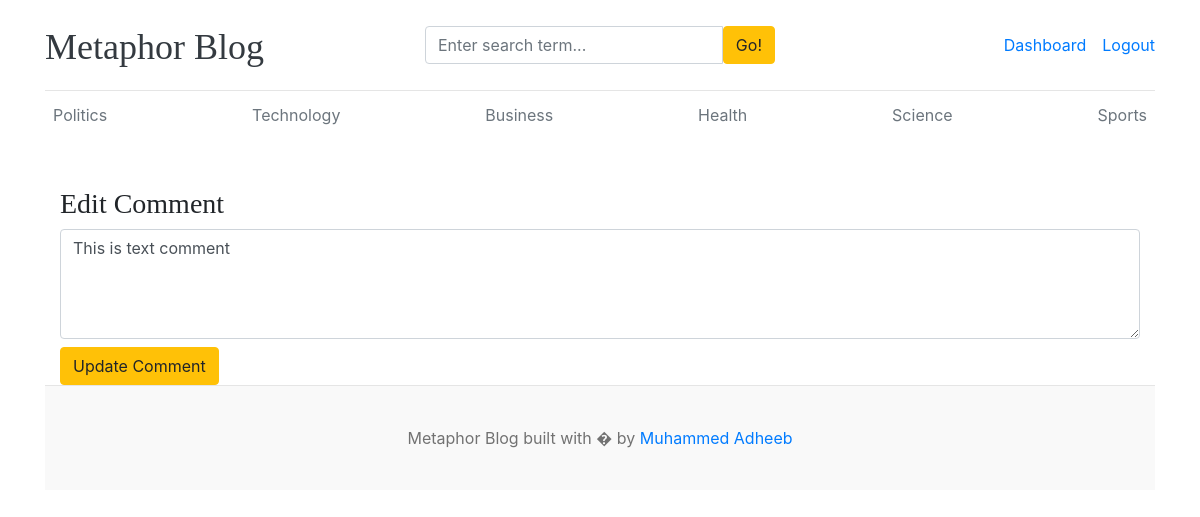
The page /dashboard/comment/edit/1/ (signed in) on the database its author committed.
### blogs/models.py (models this page shows, shortened)
class Category(models.Model):
    category_name = models.CharField(max_length=50, unique=True)
    created_at = models.DateTimeField(auto_now_add=True)
    updated_at = models.DateTimeField(auto_now=True)
    class Meta:
        verbose_name_plural = 'categories'

class Comment(models.Model):
    user = models.ForeignKey(User, on_delete=models.CASCADE)
    blog = models.ForeignKey(Blog, on_delete=models.CASCADE)
    comment = models.TextField(max_length=250)
    created_at = models.DateTimeField(auto_now_add=True)
    updated_at = models.DateTimeField(auto_now=True)

### dashboards/views.py (the view)
# urls.py: path('comment/edit/<int:id>/', views.edit_comment, name='edit_comment'),
def edit_comment(request, id):
    comment = get_object_or_404(Comment, id=id)
    if request.user != comment.user and not request.user.is_superuser:
        return redirect('home')
    if request.method == 'POST':
        comment.comment = request.POST['comment']
        comment.save()
        return redirect('blogs', slug=comment.blog.slug)
    return render(request, 'edit_comment.html', {'comment': comment})

### blogs/context_processors.py (called while the page is built)
def get_categories(request):
    categories = Category.objects.all()
    return dict(categories=categories)

def get_social_links(request):
    social_links = SocialLink.objects.all()
    return dict(social_links=social_links)

### templates/edit_comment.html (shortened to what this page needs)
{% extends "base.html" %}
{% block content %}
<div class="container mt-5">
<h3>Edit Comment</h3>
<form method="POST">
    <textarea name="comment" class="form-control" rows="4">
{{ comment.comment }}
    </textarea>
    <button type="submit" class="btn btn-warning mt-2">
        Update Comment
    </button>
</form>
</div>
{% endblock %}

### templates/base.html (shortened to what this page needs)
{% load static %}
<!DOCTYPE html>
<html lang="en">
<head>
    <link href="https://getbootstrap.com/docs/4.0/dist/css/bootstrap.min.css" rel="stylesheet">
    <link href="{% static 'css/blog.css' %}" rel="stylesheet">
    <link rel="stylesheet" href="https://cdnjs.cloudflare.com/ajax/libs/font-awesome/4.7.0/css/font-awesome.min.css">
  </head>
<body>
    <div class="container">
      <header class="blog-header py-3">
      <div class="row align-items-center">
        <div class="col-4 pt-1">
          <a class="blog-header-logo text-dark" href="/">Metaphor Blog</a>
        </div>
      <div class="col-4">
      <form action="{% url 'search' %}" method="GET">
        <div class="input-group">
          <input
            class="form-control"
            type="text"
            name="keyword"
            value="{{ keyword }}"
            placeholder="Enter search term..."
          />
          <button type="submit" class="btn btn-warning">
            Go!
          </button>
        </div>
      </form>
    </div>
    <div class="col-4 d-flex justify-content-end align-items-center">
      {% if not user.is_authenticated %}
      <a class="btn btn-sm btn-warning" href="{% url 'login' %}">Login</a>
      &nbsp;
      <a class="btn btn-sm btn-outline-secondary" href="{% url 'register' %}">Register</a>
      {% else %}
      <span><a href="{% url 'dashboard' %}">Dashboard</a></span>
      <span><a href=" {% url 'logout' %}">Logout</a></span>
      {% endif %}
    </div>
  </div>
</header>
      <div class="nav-scroller py-1 mb-2">
        <nav class="nav d-flex justify-content-between">
          {% for cat in categories %}
          <a class="p-2 text-muted" href="{% url 'posts_by_category' cat.id %}">{{ cat.category_name}}</a>
          {% endfor %}
        </nav>
      </div>
{% block content %}
{% endblock content %}
<footer class="blog-footer">
  <p>Metaphor Blog built with � by <a href="#">Muhammed Adheeb</a></p>
</footer>
</body>
</html>

### blog_main/static/css/blog.css (style rules this page uses)
.blog-header { border-bottom: 1px solid #e5e5e5; }
.blog-header-logo { font-family: "Playfair Display", Georgia, "Times New Roman", serif; font-size: 2.25rem; }
h1, h2, h3, h4, h5, h6 { font-family: "Playfair Display", Georgia, "Times New Roman", serif; }
.blog-footer { padding: 2.5rem 0; color: #727272; text-align: center; background-color: #f9f9f9; border-top: .05rem solid #e5e5e5; }
.blog-footer p:last-child { margin-bottom: 0; }

### rows shown on the page
Category: category_name "Politics"
Category: category_name "Technology"
Category: category_name "Business"
Category: category_name "Health"
Category: category_name "Science"
Category: category_name "Sports"
Comment: comment "This is text comment"
